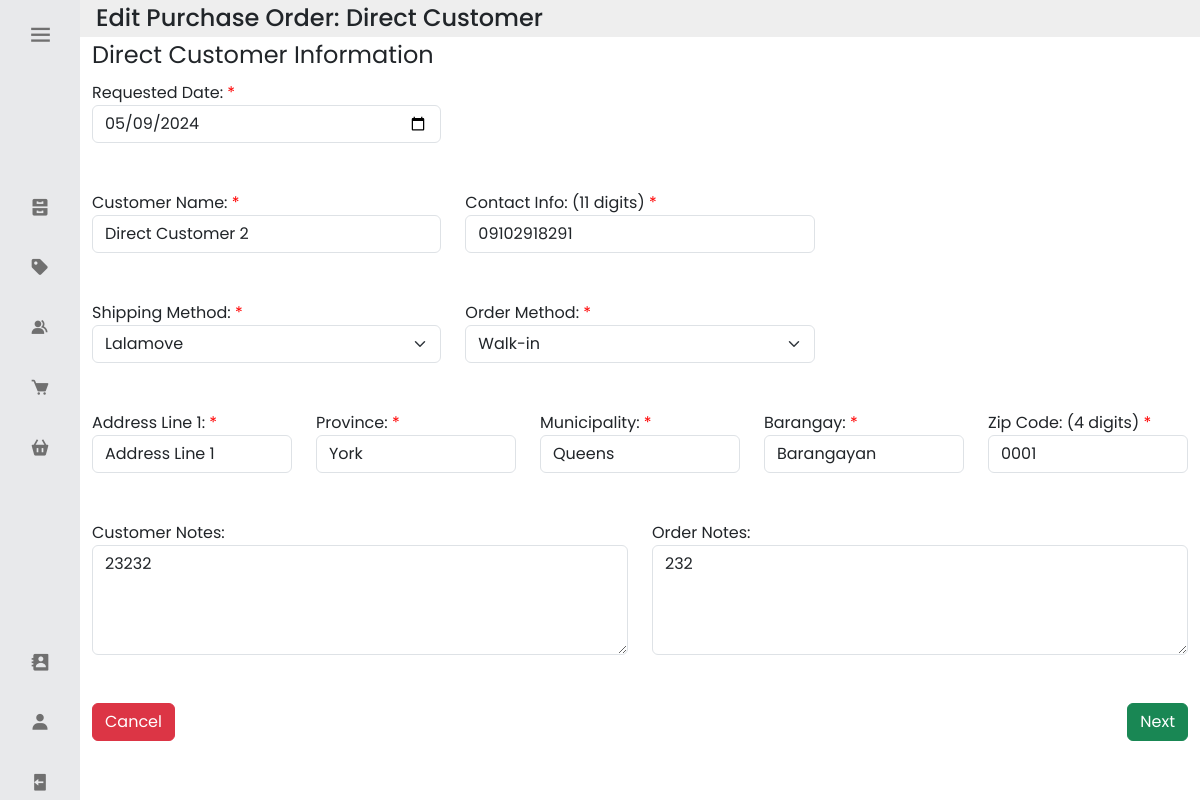
The app's page /update_po_direct_customer/63/45/ (signed in) with its own data.
### inventoryapp/models.py (models this page shows, shortened)
class Purchase_Order(models.Model):
    Purchase_Order_ID = models.AutoField(primary_key=True)
    Creation_Date = models.DateTimeField()
    Requested_Date = models.DateField()
    Fulfilled_Date = models.DateTimeField(null=True, blank=True)
    Total_Due = models.DecimalField(max_digits=9, decimal_places=2, validators=[MinValueValidator(0)])
    Notes = models.TextField(validators =[MaxLengthValidator(1024)], null=True, blank=True)
    Progress = models.CharField(max_length=16, default = "Pending")
    PO_Status = models.CharField(max_length=16, default = "Unfulfilled")
    Shipping_Method = models.CharField(max_length=32)
    Order_Method = models.CharField(max_length=32,  null=True, blank=True)
    Customer_ID = models.ForeignKey('Customer', on_delete=models.PROTECT, null=True, blank=True) #null if it is a consignee
    Consignee_ID = models.ForeignKey('Consignee', on_delete=models.PROTECT, null=True, blank=True) #null if it is a customer
    Account_ID_Closed_by = models.ForeignKey('Account', on_delete=models.CASCADE, related_name='po_closed', null=True, blank=True)
    Account_ID_Created_by = models.ForeignKey('Account', on_delete=models.CASCADE, related_name='po_created')

class Customer(models.Model):
    Customer_ID = models.AutoField(primary_key=True)
    Customer_Name = models.CharField(max_length=32)
    Address_Line_1 = models.CharField(max_length=128)
    Barangay = models.CharField(max_length=64)
    Municipality = models.CharField(max_length=64)
    Province = models.CharField(max_length=64)
    Zip_Code = models.CharField(max_length=4)
    Primary_Contact_Number = models.CharField(max_length=11)
    Customer_Type = models.CharField(max_length=16)
    Notes = models.TextField(null=True, blank=True, validators=[MaxLengthValidator(1024)])

### inventoryapp/views.py (the view)
# urls.py: path('update_po_direct_customer/<int:po_pk>/<int:c_pk>/', views.update_PO_direct_customer, name='update_po_direct_customer'),
@login_required
def update_PO_direct_customer(request, po_pk, c_pk):
    PO = get_object_or_404(Purchase_Order, pk=po_pk)
    C = get_object_or_404(Customer, pk=c_pk)
    products_ordered =  Product_Ordered.objects.filter(Purchase_Order_ID=po_pk)
    products = Product.objects.all()
    if request.method == 'POST':
        Requested_Date = request.POST.get('requested_date')
        Customer_Name = request.POST.get('customer_name')
        Shipping_Method = request.POST.get('shipping_method')
        Order_Method = request.POST.get('order_method')
        Primary_Contact = request.POST.get('contact_info')
        Address_Line1 = request.POST.get('address_line1')
        Province = request.POST.get('province')
        Municipality = request.POST.get('municipality')
        Barangay = request.POST.get('barangay')
        Zip_Code = request.POST.get('zip_code')
        Customer_Notes = request.POST.get('customer_notes')
        Order_Notes = request.POST.get('order_notes')
        Products = request.POST.get('all_products')
        Total_Price = request.POST.get('total_price')
        PO.Requested_Date = Requested_Date
        PO.Shipping_Method = Shipping_Method
        PO.Order_Method = Order_Method
        PO.Total_Due = Total_Price
        PO.Notes = Order_Notes
        PO.save()
        C.Customer_Name = Customer_Name
        C.Primary_Contact_Number = Primary_Contact
        C.Address_Line_1 = Address_Line1
        C.Province = Province
        C.Municipality = Municipality
        C.Barangay = Barangay
        C.Zip_Code = Zip_Code
        C.Notes = Customer_Notes
        C.save()
        Products = Products[:-1]
        Ordered_Products= Products.split("-")
        new_products_ordered = []
        for op in Ordered_Products:
            values = op.split(":")
            product_object = Product.objects.get(Product_ID=values[0])
            ordered_products = products_ordered.filter(Product_ID=values[0])
            if ordered_products.exists():
                ordered_product = ordered_products.first()
                quantity_diff = int(values[1]) - ordered_product.Quantity
                ordered_product.Quantity = values[1]
                product_object.Reserved_Inventory_Count += quantity_diff
                ordered_product.save()
                product_object.save()
                new_products_ordered.append(ordered_product)
            else:
                product_object.Reserved_Inventory_Count += int(values[1])
                product_object.save()
                new_product_ordered = Product_Ordered.objects.create(Product_ID=product_object, Purchase_Order_ID=PO, Quantity=values[1])
                new_products_ordered.append(new_product_ordered)
        products_to_delete = [p_o for p_o in products_ordered if p_o not in new_products_ordered]
        for p_o in products_to_delete:
            product_object = Product.objects.get(Product_ID=p_o.Product_ID.Product_ID)
            product_object.Reserved_Inventory_Count -= p_o.Quantity
            product_object.save()
            p_o.delete()
        messages.success(request, "Purchase order updated successfully.")
        return redirect('current_pos')
    else:
        return render(request, 'inventoryapp/update_po_direct_customer.html', {'PO':PO, 'C':C, 'products_ordered':products_ordered, 'products':products})

### inventoryapp/models.py (called while the page is built)
    def __str__(self):
        return str(self.user)

### inventoryapp/templates/inventoryapp/update_po_direct_customer.html (shortened to what this page needs)
<link rel="stylesheet" href="https://cdnjs.cloudflare.com/ajax/libs/twitter-bootstrap/5.3.0/css/bootstrap.min.css">
{% extends 'inventoryapp/base.html' %}
{% load static %}
{% block content %}
<body>
    <div class="container-fluid">
        <div class="row p-1" style="background-color: #eee;">
            <div class="col-md-auto d-flex align-items-center">
                <h4 class="m-0 mr-3">Edit Purchase Order: Direct Customer</h4>
            </div>
        </div>
        <form id="updatePO" method="POST" action="{% url 'update_po_direct_customer' po_pk=PO.Purchase_Order_ID c_pk=C.Customer_ID %}">
            <div id="step1">
                <fieldset>
                    <legend>Direct Customer Information</legend>
                    <div class="row">
                        <div class="col">
                            <label class="required" for="requested_date">Requested Date:</label><br>
                            <input type="date" id="requested_date" name="requested_date" class="form-control" value="{{ PO.Requested_Date|date:'Y-m-d' }}" required><br><br>
                        </div>
                        <div class="col">
                        </div>
                        <div class="col">
                        </div>
                    </div>
                    <div class="row">
                        <div class="col">
                            <label class="required" for="customer_name">Customer Name:</label><br>
                            <input type="text" id="customer_name" name="customer_name" class="form-control" value="{{ PO.Customer_ID.Customer_Name }}" required><br><br>
                        </div>
                        <div class="col">
                            <label class="required" for="contact_info">Contact Info: (11 digits)</label><br>
                            <input type="text" name="contact_info" class="form-control" required id="contact_info" placeholder="Primary Contact Number: 09xxxxxxxxx" pattern="09[0-9]{9}" oninput="javascript: if (this.value.length > this.maxLength) this.value = this.value.slice(0, this.maxLength);" maxlength="11" onkeypress="return (event.charCode >= 48 && event.charCode <= 57) || event.charCode == 8 || event.charCode == 0;" value="{{ PO.Customer_ID.Primary_Contact_Number }}"><br><br>
                        </div>
                        <div class="col">
                        </div>
                    </div>
                    <div class="row">
                        <div class="col">
                            <label class="required" for="shipping_method">Shipping Method:</label><br>
                            <select id="shipping_method" name="shipping_method" class="form-select" required>
                                <option value="Lalamove" {% if PO.Shipping_Method == "Lalamove" %}selected{% endif %}>Lalamove</option>
                            </select><br><br>
                        </div>
                        <div class="col">
                            <label class="required" for="order_method">Order Method:</label><br>
                            <select id="order_method" name="order_method" class="form-select">
                                <option value="Walk-in" {% if PO.Order_Method == "Walk-in" %}selected{% endif %}>Walk-in</option>
                            </select><br><br>
                        </div>
                        <div class="col">
                        </div>
                    </div>
                    <div class="row">
                        <div class="col">
                            <label class="required" for="address_line1">Address Line 1:</label><br>
                            <input type="text" id="address_line1" name="address_line1" class="form-control"  value="{{ PO.Customer_ID.Address_Line_1 }}" required><br><br>
                        </div>
                        <div class="col">
                            <label class="required" for="province">Province:</label><br>
                            <input type="text" id="province" name="province" class="form-control"  value="{{ PO.Customer_ID.Province }}" required><br><br>
                        </div>
                        <div class="col">
                            <label class="required" for="municipality">Municipality:</label><br>
                            <input type="text" id="municipality" name="municipality" class="form-control" value="{{ PO.Customer_ID.Municipality }}" required><br><br>
                        </div>
                        <div class="col">
                            <label class="required" for="barangay">Barangay:</label><br>
                            <input type="text" id="barangay" name="barangay" class="form-control"  value="{{ PO.Customer_ID.Barangay }}" required><br><br>
                        </div>
                        <div class="col">
                            <label class="required" for="zip_code">Zip Code: (4 digits)</label><br>
                            <input type="text" name="zip_code" class="form-control" required id="zip_code" onkeypress="return (event.charCode >= 48 && event.charCode <= 57)" maxlength="4" value="{{ PO.Customer_ID.Zip_Code }}"><br><br>
                        </div>
                    </div>
                    <div class="row">
                        <div class="col">
                            <label for="customer_notes">Customer Notes:</label><br>
                            <textarea id="customer_notes" name="customer_notes" rows="4" cols="50" class="form-control">{{ PO.Customer_ID.Notes }}</textarea><br><br>
                        </div>
                        <div class="col">
                            <label for="order_notes">Order Notes:</label><br>
                            <textarea id="order_notes" name="order_notes" rows="4" cols="50" class="form-control">{{ PO.Notes }}</textarea><br><br>
                        </div>
                    </div>
                    <div class="row mb-3">
                        <div class="col">
                            <a href="#" class="btn btn-danger" onclick="showCancelWarningModal()">Cancel</a>
                        </div>
                        <div class="col text-end">
                            <button type="button" class="btn btn-success" onclick="nextStep()">Next</button>
                        </div>
                    </div>
                </fieldset>
            </div>
        </form>
    </div>
</body>
{% endblock %}

### inventoryapp/static/base.css (style rules this page uses)
* { font-family: 'Poppins', sans-serif; margin: 0; padding: 0; box-sizing: border-box; }
:root { --body-color: #fff; --sidebar-color: #e8e9eb; --primary-color: #970101; --primary-color-light: #800080; --toggle-color: #ddd; --text-color: #707070; --tran-02: all 0.2s ease; --tran-03: all 0.3s ease; --tran-04: all 0.4s ease; --tran-05: all 0.5s ease; }

### inventoryapp/templates/inventoryapp/update_po_direct_customer.html (style rules this page uses)
.required:after { content:" *"; color: red; }

### records on screen
Purchase_Order: requested_date "05/09/2024", customer_name "Direct Customer 2", contact_info "09102918291", shipping_method "Lalamove", order_method "Walk-in", address_line1 "Address Line 1", province "York", municipality "Queens", barangay "Barangayan", zip_code "0001", customer_notes "23232", order_notes "232"
